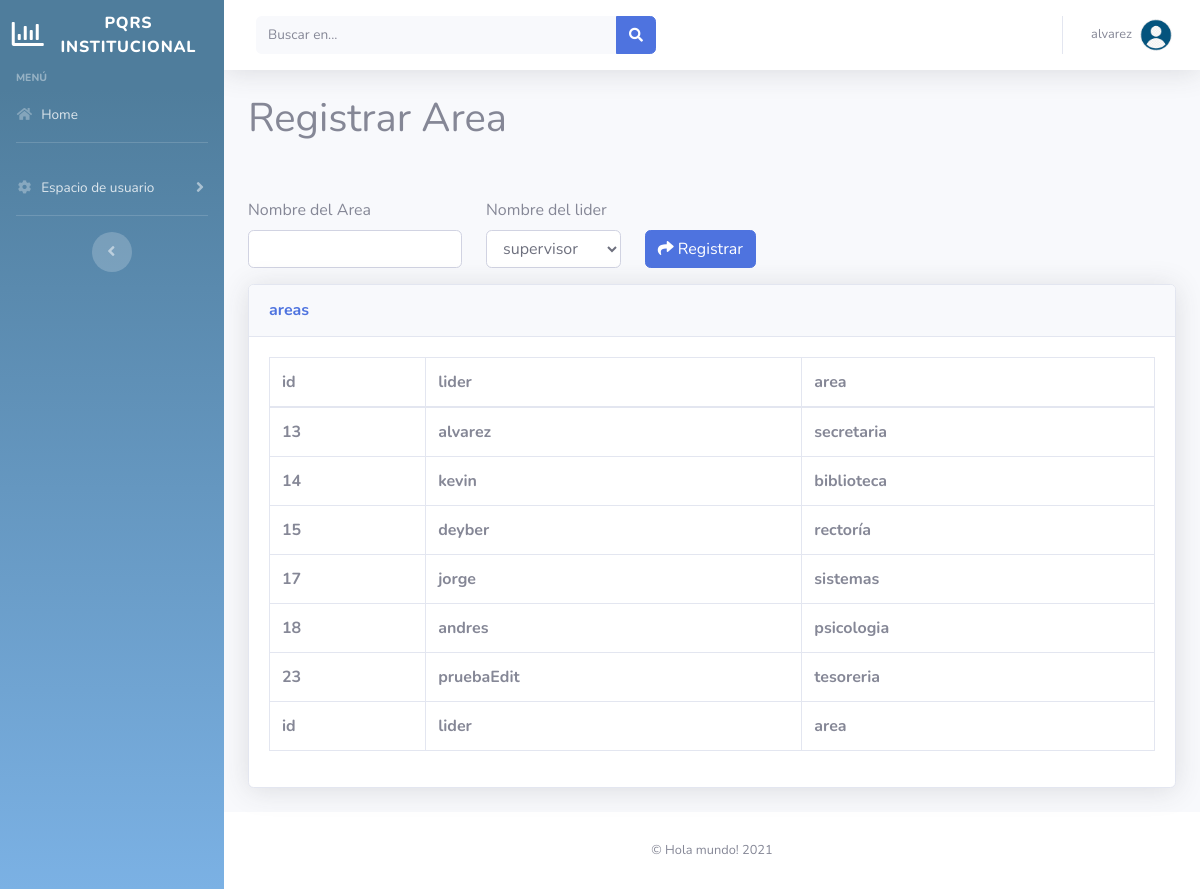
The page /crearAreas.php (signed in) on the database its author committed.
### tables this page shows
CREATE TABLE `controla` (
  `id` int(3) NOT NULL,
  `lider` varchar(50) NOT NULL,
  `nombreArea` varchar(50) NOT NULL
);

### Controllers/menu_controller.php (called while the page is built, shortened)
<?php
    function getLevel($level){
        $filename = 'views/menu.'.$level.'.view.html';
        return getMenu($filename);
    }
    function getMenu($filename){
        if(is_file($filename)){
            return ob_get_clean();
        }
        return false;
    }

### Controllers/tablaUsuarios_controller.php (called while the page is built, shortened)
<?php
class queries{
    function getUsuariosT(){
        $conexionLogin = new conexionLogin();
        $conexion = $conexionLogin->conectar();
        $sql = $conexion->prepare('
        SELECT * FROM usuarios
        ');
        $sql->execute();
        $UsuariosT = $sql->fetchAll();
        return $UsuariosT;
    }
        function getAreasC(){
            $conexionLogin = new conexionLogin();
            $conexion = $conexionLogin->conectar();
            $sql = $conexion->prepare('
            SELECT * FROM controla
            ');
            $sql->execute();
            $AreasC = $sql->fetchAll();
            return $AreasC;
        }
}

### crearAreas.php (the view, shortened to what this page needs)
<?php
    include_once('Controllers\tablaUsuarios_controller.php');
    include_once('template.php');
    $llamado = new queries();
    $AreasC = $llamado->getAreasC();
    $UsuariosT = $llamado->getUsuariosT();
?>
<!DOCTYPE html>
<html lang="es">
<?=head('Home')?>
<?=startBody()?>
<h1>Registrar Area</h1>
<form id="formCrearArea" enctype="multipart/form-data">
    <div class="row form-group pt-5">
        <div class="col-md-3">
            <label for="nombreArea" class="form-label">Nombre del Area</label>
            <input type="text" class="form-control" id="nombreArea" name="nombreArea" required>
        </div>
        <div class="col-sm-2">
        <label for="id" class="form-label">Nombre del lider</label>
                    <select class="form-control" name="lider" required>
                    <?php
                                           foreach ($UsuariosT as $key) {
                                   ?>
                                       <option value="<?php echo $key['nombre']; ?>"><?php echo $key['nombre']; ?></option>
                                    <?php
                                           }
                                    ?>
                                   </select>
					</div>
        <div class="col-md-3" style="padding-top: 2em;">
            <button type="submit" class="btn btn-primary"><i class="fas fa-share" onclick="registrarArea()"></i>&nbsp;Registrar</button>
        </div>
    </div>
</form>
<div class="card shadow mb-4">
                        <div class="card-header py-3">
                            <h6 class="m-0 font-weight-bold text-primary">areas</h6>
                        </div>
                        <div class="card-body">
                            <div class="table-responsive">
                                <table class="table table-bordered" id="dataTable" width="100%" cellspacing="0">
                                    <thead>
                                        <tr>
                                            <th>id</th>
                                            <th>lider</th>
                                            <th>area</th>
                                        </tr>
                                    </thead>
                                    <tfoot>
                                        <tr>
                                            <th>id</th>
                                            <th>lider</th>
                                            <th>area</th>
                                        </tr>
                                    </tfoot>
                                    <tbody>
                                      <?php
                                           foreach ($AreasC as $key) {
                                      ?>
                                        <tr>
                                            <th><?=$key['id']?></th>
                                            <th><?=$key['lider']?></th>
                                            <th><?=$key['nombreArea']?></th>
                                        </tr>
                                        <?php
                                           }
                                        ?>
                                    </tbody>
                                </table>
                            </div>
                        </div>
                    </div>
<?=endBody()?>
</html>

### template.php (shortened to what this page needs)
<?php
    include_once('controllers/menu_controller.php');
   function Head($title){
?>
       <head>
            <link href="vendor/fontawesome-free/css/all.css" rel="stylesheet" type="text/css">
            <link href="css/sb-admin-2.css" rel="stylesheet">
            <link rel="stylesheet" href="https://cdn.jsdelivr.net/npm/sweetalert2@10.16.6/dist/sweetalert2.min.css">
       </head>
<?php
        return ob_get_clean();
   }
   function startBody(){
?>
       <body id="page-top">
           <div id="wrapper">
               <ul class="navbar-nav bg-gradient-primary sidebar sidebar-dark accordion" id="accordionSidebar">
               <a class="sidebar-brand d-flex align-items-center justify-content-center" href="home.php">
            <div class="sidebar-brand-icon rotate-n-10">
                <i class="far fa-chart-bar"></i>
            </div>
            <div class="sidebar-brand-text mx-3">Pqrs Institucional</div>
        </a>
                   <?php echo getLevel($_SESSION['level'])?>
               </ul>
               <div id="content-wrapper" class="d-flex flex-column">
                   <div id="content">
                       <nav class="navbar navbar-expand navbar-light bg-white topbar mb-4 static-top shadow">
                           <form
                               class="d-none d-sm-inline-block form-inline mr-auto ml-md-3 my-2 my-md-0 mw-100 navbar-search">
                               <div class="input-group">
                                   <input type="text" class="form-control bg-light border-0 small" placeholder="Buscar en..."
                                       aria-label="Search" aria-describedby="basic-addon2">
                                   <div class="input-group-append">
                                       <button class="btn btn-primary" type="button">
                                           <i class="fas fa-search fa-sm"></i>
                                       </button>
                                   </div>
                               </div>
                           </form>
                           <ul class="navbar-nav ml-auto">
                               <li class="nav-item dropdown no-arrow">
                                   <a class="nav-link dropdown-toggle" href="#" id="userDropdown" role="button"
                                       data-toggle="dropdown" aria-haspopup="true" aria-expanded="false">
                                       <span class="mr-2 d-none d-lg-inline text-gray-600 small"><?=$_SESSION['nombre']?></span>
                                       <img class="img-profile rounded-circle"
                                           src="<?=$_SESSION['avatar']?>">
                                   </a>
                               </li>
                           </ul>
                       </nav>
                       <div class="container-fluid">
<?php
        return ob_get_clean();
   }
   function endBody(){
?>
                       </div>
                   </div>
                   <footer class="sticky-footer bg-white">
                       <div class="container my-auto">
                           <div class="copyright text-center my-auto">
                               <span>&copy; Hola mundo! <?=date('Y')?></span>
                           </div>
                       </div>
                   </footer>
               </div>
           </div>
       </body>
<?php
    return ob_get_clean();
   }
?>

### rows shown on the page
controla: id "13", lider "alvarez", nombreArea "secretaria"
controla: id "14", lider "kevin", nombreArea "biblioteca"
controla: id "15", lider "deyber", nombreArea "rectoría"
controla: id "17", lider "jorge", nombreArea "sistemas"
controla: id "18", lider "andres", nombreArea "psicologia"
controla: id "23", lider "pruebaEdit", nombreArea "tesoreria"

### other values the page prints
getLevel($_SESSION['level']) "MENÚ Home Espacio de usuario"
$_SESSION['nombre'] "alvarez"
form field lider "supervisor"
